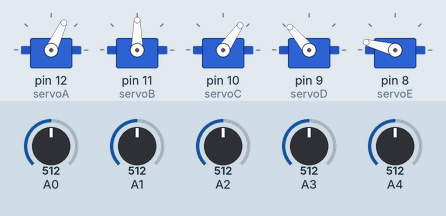
Simulated run of this sketch. Board: Arduino Uno, built with avr-gcc and run on an emulated ATmega328P. On the bench: 5 × servo. Inputs (shaded band) come from the test bench; at power-on: A1 = 512, A2 = 512, A3 = 512, A0 = 512, A4 = 512.

Above: at 1.2 s.
1.3 s: A1 set to 716
At 1.7 s:
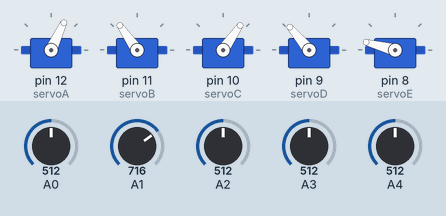
2.8 s: A2 set to 716
At 4.0 s:
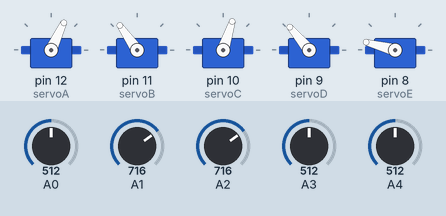
4.3 s: A3 set to 716
At 5.4 s:
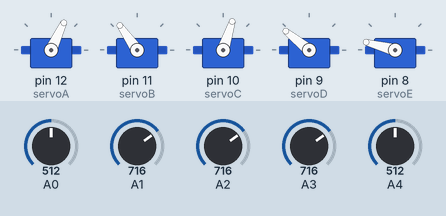
5.8 s: A0 set to 306
At 7.0 s:
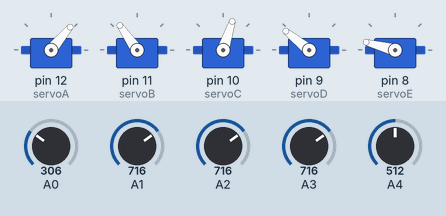
7.3 s: A4 set to 306
At 8.5 s:
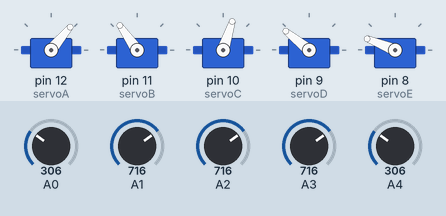
8.8 s: A0 set to 30
At 9.7 s:
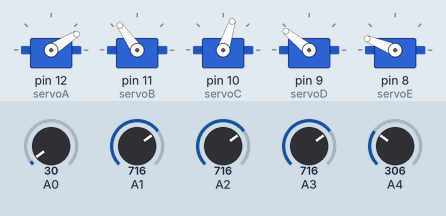
Timing chart, 0 to 11.3 s (numbered marks = the images above; inputs shaded):
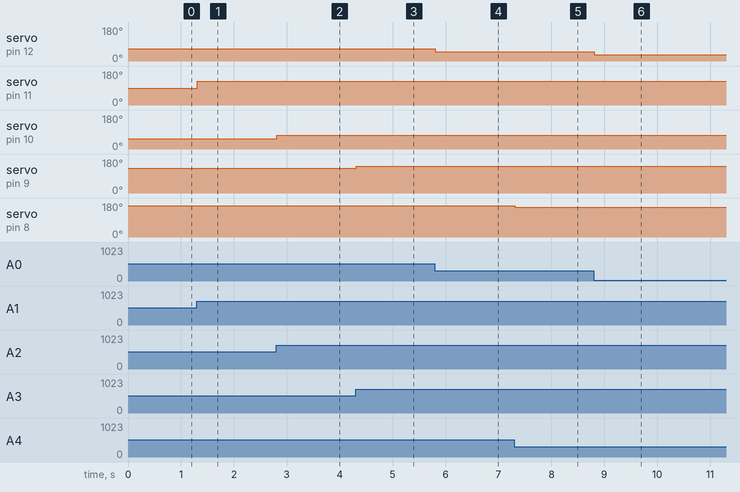

Measured:
- after the input at 1.3 s, servo on pin 11 (servoB): 90° → 125° at once
- after the input at 2.8 s, servo on pin 10 (servoC): 55° → 72° at once
- after the input at 4.3 s, servo on pin 9 (servoD): 130° → 141° at once
- after the input at 5.8 s, servo on pin 12 (servoA): 65° → 50° at once
- after the input at 7.3 s, servo on pin 8 (servoE): 165° → 158° at once
- after the input at 8.8 s, servo on pin 12 (servoA): 50° → 32° at once

The sketch:

BracoAluPote.ino
```cpp
#include "Servo.h"

// Servo A 30-60
Servo servoA;  // Servo A

// Servo B 0-90
Servo servoB;  // Servo B

// Servo C 160-30
Servo servoC;  // Servo C

// 0-180
Servo servoD;

// 0-180
Servo servoE;

void setup()
{
  Serial.begin(9600);
  servoA.attach(12);
  servoB.attach(11);
  servoC.attach(10);
  servoD.attach(9);
  servoE.attach(8);
}

void loop()
{
  // Lê o valor do Potenciometro
  int angleA = analogRead(0);
  int angleB = analogRead(1);
  int angleC = analogRead(2);
  int angleD = analogRead(3);
  int angleE = analogRead(4);

  // Mapeia o valor de 0 a 180 graus
  angleA = map(angleA, 0, 1023, 30, 100);
  angleB = map(angleB, 0, 1023, 0, 180);
  angleC = map(angleC, 0, 1023, 10, 100);
  angleD = map(angleD, 0, 1023, 100, 160);
  angleE = map(angleE, 0, 1023, 150, 180);

  // Repassa o angulo ao ServoWrite
  servoA.write(angleA);
  servoB.write(angleB);
  servoC.write(angleC);
  servoD.write(angleD);
  servoE.write(angleE);

  // Delay de 15ms para o Servo alcançar a posição
  delay(15);
}
```
